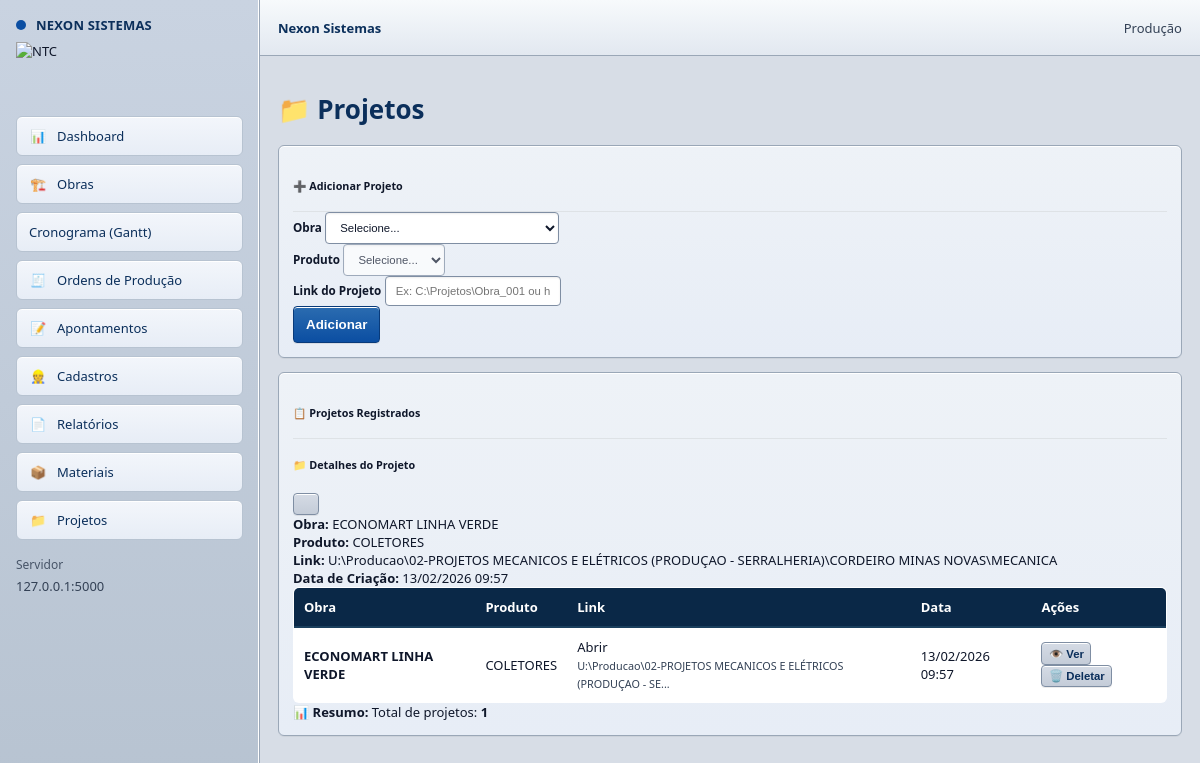
Page /projetos on the committed database.
### app.py (models this page shows, shortened)
class ProjetoProduto(db.Model):
    __tablename__ = "projeto_produto"
    id = db.Column(db.Integer, primary_key=True)
    obra_id = db.Column(db.Integer, db.ForeignKey("obra.id"), nullable=False)
    produto_id = db.Column(db.Integer, db.ForeignKey("produto.id"), nullable=False)
    link = db.Column(db.String(500), nullable=False)
    descricao = db.Column(db.String(255), nullable=True)
    data_criacao = db.Column(db.DateTime, default=datetime.now)
    data_atualizacao = db.Column(db.DateTime, default=datetime.now, onupdate=datetime.now)
    obra = db.relationship("Obra", backref=db.backref("projetos", lazy=True, cascade="all,delete"))
    produto = db.relationship("Produto", backref=db.backref("projetos", lazy=True))

class Obra(db.Model):
    __tablename__ = "obra"
    id = db.Column(db.Integer, primary_key=True)
    codigo = db.Column(db.String(50))
    nome = db.Column(db.String(120))
    cliente = db.Column(db.String(120))
    status = db.Column(db.String(20))
    data_inicio = db.Column(db.Date)
    prev_fim = db.Column(db.Date)
    fim_real = db.Column(db.Date)
    corte_dobra_inicio = db.Column(db.Date)
    corte_dobra_fim = db.Column(db.Date)
    montagem_eletro_inicio = db.Column(db.Date)
    montagem_eletro_fim = db.Column(db.Date)
    produtos = db.relationship(
        "ObraProduto",
        backref="obra",
        cascade="all, delete-orphan"
    )

class Produto(db.Model):
    __tablename__ = "produto"
    __table_args__ = {"extend_existing": True}
    id = db.Column(db.Integer, primary_key=True)
    nome = db.Column(db.String(120), nullable=False, unique=True)
    ativo = db.Column(db.Boolean, default=True)

### app.py (the view, shortened to what this page needs)
@app.route("/projetos", methods=["GET", "POST"])
def projetos():
    obras = Obra.query.order_by(Obra.nome.asc()).all()
    produtos = Produto.query.filter_by(ativo=True).order_by(Produto.nome.asc()).all()
    projetos_list = ProjetoProduto.query.order_by(ProjetoProduto.data_criacao.desc()).all()
    return render_template(
        "projetos.html",
        obras=obras,
        produtos=produtos,
        projetos=projetos_list
    )

### app.py (called while the page is built, shortened)
@app.after_request
def set_security_headers(response):
    response.headers['Cache-Control'] = 'no-store, no-cache, must-revalidate, max-age=0'
    response.headers['Pragma'] = 'no-cache'
    response.headers['Expires'] = '0'
    response.headers['X-Content-Type-Options'] = 'nosniff'
    response.headers['X-Frame-Options'] = 'DENY'
    response.headers['X-XSS-Protection'] = '1; mode=block'
    return response

@app.before_request
def verificar_autenticacao():
    rotas_publicas = ['/login', '/static', '/api', '/apresentacao']

### templates/projetos.html (shortened to what this page needs)
{% extends "base.html" %}
{% block content %}
<div class="container-fluid mt-4">
    <div class="row mb-4">
        <div class="col-md-12">
            <h1 class="mb-4">📁 Projetos</h1>
        </div>
    </div>
    <div class="row mb-4">
        <div class="col-md-12">
            <div class="card shadow-sm">
                <div class="card-header bg-primary text-white">
                    <h5 class="mb-0">➕ Adicionar Projeto</h5>
                </div>
                <div class="card-body">
                    <form method="POST" class="row g-2 align-items-end">
                        <div class="col-md-3">
                            <label for="obra_id" class="form-label"><strong>Obra</strong></label>
                            <select class="form-select form-select-sm" id="obra_id" name="obra_id" required onchange="carregarProdutos()">
                                <option value="">Selecione...</option>
                            </select>
                        </div>
                        <div class="col-md-2">
                            <label for="produto_id" class="form-label"><strong>Produto</strong></label>
                            <select class="form-select form-select-sm" id="produto_id" name="produto_id" required disabled>
                                <option value="">Selecione...</option>
                            </select>
                        </div>
                        <div class="col-md-4">
                            <label for="link" class="form-label"><strong>Link do Projeto</strong></label>
                            <input type="url" class="form-control form-control-sm" id="link" name="link"
                                   placeholder="Ex: C:\Projetos\Obra_001 ou https://..." required>
                        </div>
                        <div class="col-md-3">
                            <button type="submit" class="btn btn-primary btn-sm w-100">
                                 Adicionar
                            </button>
                        </div>
                    </form>
                </div>
            </div>
        </div>
    </div>
    <div class="row">
        <div class="col-md-12">
            <div class="card shadow-sm">
                <div class="card-header bg-secondary text-white">
                    <h5 class="mb-0">📋 Projetos Registrados</h5>
                </div>
                <div class="card-body">
                    {% if projetos %}
                        <div class="table-responsive">
                            <table class="table table-hover table-striped">
                                <thead class="table-dark">
                                    <tr>
                                        <th>Obra</th>
                                        <th>Produto</th>
                                        <th>Link</th>
                                        <th>Data</th>
                                        <th>Ações</th>
                                    </tr>
                                </thead>
                                <tbody>
                                    {% for projeto in projetos %}
                                        <tr>
                                            <td>
                                                <strong>{{ projeto.obra.nome }}</strong>
                                            </td>
                                            <td>{{ projeto.produto.nome }}</td>
                                            <td>
                                                <a href="{{ projeto.link }}" target="_blank" class="text-primary text-decoration-none">
                                                     Abrir
                                                </a>
                                                <br>
                                                <small class="text-muted">{{ projeto.link[:60] }}{% if projeto.link|length > 60 %}...{% endif %}</small>
                                            </td>
                                            <td>{{ projeto.data_criacao.strftime('%d/%m/%Y %H:%M') }}</td>
                                            <td>
                                                <div class="btn-group btn-group-sm" role="group">
                                                    <button type="button" class="btn btn-outline-info btn-sm"
                                                            data-bs-toggle="modal" data-bs-target="#modalDetalhes{{ projeto.id }}">
                                                        👁️ Ver
                                                    </button>
                                                    <form method="POST" action="/projetos/{{ projeto.id }}/deletar"
                                                          style="display:inline;"
                                                          onsubmit="return confirm('Tem certeza que deseja deletar este projeto?');">
                                                        <button type="submit" class="btn btn-outline-danger btn-sm">
                                                            🗑️ Deletar
                                                        </button>
                                                    </form>
                                                </div>
                                            </td>
                                        </tr>
                                        <div class="modal fade" id="modalDetalhes{{ projeto.id }}" tabindex="-1" aria-labelledby="modalLabel{{ projeto.id }}" aria-hidden="true">
                                            <div class="modal-dialog modal-lg">
                                                <div class="modal-content">
                                                    <div class="modal-header">
                                                        <h5 class="modal-title" id="modalLabel{{ projeto.id }}">
                                                            📁 Detalhes do Projeto
                                                        </h5>
                                                        <button type="button" class="btn-close" data-bs-dismiss="modal" aria-label="Close"></button>
                                                    </div>
                                                    <div class="modal-body">
                                                        <div class="row mb-3">
                                                            <div class="col-md-6">
                                                                <strong>Obra:</strong> {{ projeto.obra.nome }}
                                                            </div>
                                                            <div class="col-md-6">
                                                                <strong>Produto:</strong> {{ projeto.produto.nome }}
                                                            </div>
                                                        </div>
                                                        <div class="row mb-3">
                                                            <div class="col-md-12">
                                                                <strong>Link:</strong>
                                                                <a href="{{ projeto.link }}" target="_blank" class="text-primary text-decoration-none">
                                                                     {{ projeto.link }}
                                                                </a>
                                                            </div>
                                                        </div>
                                                        <div class="row">
                                                            <div class="col-md-12">
                                                                <strong>Data de Criação:</strong> {{ projeto.data_criacao.strftime('%d/%m/%Y %H:%M') }}
                                                            </div>
                                                        </div>
                                                    </div>
                                                </div>
                                            </div>
                                        </div>
                                    {% endfor %}
                                </tbody>
                            </table>
                        </div>
                        <div class="row mt-4">
                            <div class="col-md-12">
                                <div class="alert alert-info" role="alert">
                                    <strong>📊 Resumo:</strong>
                                    Total de projetos: <strong>{{ projetos|length }}</strong>
                                </div>
                            </div>
                        </div>
                    {% else %}
                        <div class="alert alert-info" role="alert">
                            <i class="fas fa-info-circle"></i> Nenhum projeto registrado.
                        </div>
                    {% endif %}
                </div>
            </div>
        </div>
    </div>
</div>
{% endblock %}

### static/sistema.css (style rules this page uses)
:root { --sap-bg:#d7dde6; --sap-panel:#eef2f7; --sap-panel2:#e2e8f0; --sap-line:#9aa7b7; --sap-line2:#b7c3d1; --sap-text:#0f172a; --sap-muted:#334155; --sap-blue:#0b4ea2; --sap-blue2:#2b6cb0; --sap-btn:#d5dbe5; --sap-btn2:#c4ccd8; --sap-green:#2e7d32; --sap-orange:#b45309; --sap-red:#b91c1c; }
html, body { background:var(--sap-bg) !important; color:var(--sap-text) !important; font-family:Tahoma, "Segoe UI", Arial, sans-serif !important; font-size:13px !important; }
.card { background:linear-gradient(180deg,var(--sap-panel),#e7edf6) !important; border:1px solid var(--sap-line) !important; border-radius:6px !important; box-shadow: inset 0 1px 0 #ffffff, 0 1px 0 rgba(0,0,0,.05) !important; }
h1,h2,h3,.title { color:#0b2f5b !important; font-weight:700 !important; }
.muted, small { color:var(--sap-muted) !important; }
table { background:#fff !important; border:1px solid var(--sap-line) !important; border-radius:6px !important; overflow:hidden !important; }
th { background:linear-gradient(180deg,#cfe0ff,#a9c4f3) !important; color:#0b2f5b !important; border-bottom:1px solid #7aa7d9 !important; font-weight:700 !important; }
td { border-bottom:1px solid #e2e8f0 !important; color:#0f172a !important; }
input, select, textarea { background:#ffffff !important; border:1px solid #7f8ea3 !important; border-radius:4px !important; padding:8px 10px !important; color:#0f172a !important; box-shadow: inset 0 1px 2px rgba(0,0,0,.08), inset 0 0 0 1px rgba(255,255,255,.55) !important; }
button, .btn, input[type="submit"] { background:linear-gradient(180deg,var(--sap-btn),var(--sap-btn2)) !important; border:1px solid #7f8ea3 !important; border-radius:4px !important; color:#0b2f5b !important; font-weight:700 !important; box-shadow: inset 0 1px 0 #ffffff, 0 1px 0 rgba(0,0,0,.08) !important; }
button.primary, .btn-primary { background:linear-gradient(180deg,#2b6cb0,#0b4ea2) !important; border:1px solid #083a7a !important; color:#ffffff !important; }
.card table thead th { background: #0a2847 !important; color: #ffffff !important; border-bottom: 2px solid #1a3f5d !important; }

### templates/base.html (style rules this page uses)
:root { --bg:#0a0f1a; --panel:#0f172a; --panel2:#0b1220; --stroke:#22324a; --txt:#f1f5f9; --muted:#a9b3c3; --brand:#0b5fff; --brand2:#1e88ff; --ok:#16a34a; --warn:#f59e0b; --bad:#dc2626; }
* { box-sizing:border-box }
body { margin:0; font-family: Arial, Helvetica, sans-serif; background: var(--bg); color: var(--txt); }
a { color:inherit;text-decoration:none }
.card { background: rgba(15,23,42,.92); border:1px solid rgba(255,255,255,.06); border-radius:14px; padding:14px; margin-bottom:14px; box-shadow: 0 10px 28px rgba(0,0,0,.38); }
table { width:100%;border-collapse:collapse }
th,td { border-bottom:1px solid rgba(255,255,255,.06);padding:10px;text-align:left }
th { color:var(--muted);font-weight:800 }
input,select,button { padding:10px 12px;border-radius:10px; border:1px solid rgba(255,255,255,.10); background: #0b1220; color: var(--txt); outline:none; }
button { cursor:pointer }

### templates/projetos.html (style rules this page uses)
.btn-group-sm .btn { padding: 0.25rem 0.5rem; font-size: 0.875rem; }
.card { border: 1px solid #dee2e6; border-radius: 0.5rem; }
.card-header { border-bottom: 1px solid #dee2e6; }
.form-label { margin-bottom: 0.25rem; font-size: 0.9rem; }
.form-select-sm, .form-control-sm { font-size: 0.875rem; }
a[target="_blank"] { word-break: break-all; }

### rows in the picture
ProjetoProduto: obra.nome "ECONOMART LINHA VERDE", produto.nome "COLETORES", link "U:\\Producao\\02-PROJETOS MECANICOS E ELÉTRICOS (PRODUÇAO - SE", data_criacao "13/02/2026 09:57", link "U:\\Producao\\02-PROJETOS MECANICOS E ELÉTRICOS (PRODUÇAO - SERRALHERIA)\\CORDEIRO MINAS NOVAS\\MECANICA"

### other values in the picture
{{ projetos|length }} "1"
